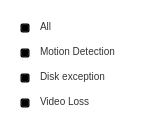
<?xml version="1.0" encoding="UTF-8"?>
<ui version="4.0">
 <class>AlarmTypeMenu</class>
 <widget class="QDialog" name="AlarmTypeMenu">
  <property name="geometry">
   <rect>
    <x>0</x>
    <y>0</y>
    <width>155</width>
    <height>121</height>
   </rect>
  </property>
  <property name="windowTitle">
   <string>Dialog</string>
  </property>
  <property name="styleSheet">
   <string notr="true">QWidget{
background-color: transparent;
border-image: url(:/images/popmenuBg.png);}
QPushButton{border-image: url(:/images/device_unselect.png);}       
QPushButton:checked{border-image: url(:/images/device_select.png);}
QLabel{
color:#333333;
font-family: &quot;Microsoft YaHei&quot;;
font-size: 10px ;
border-image:none
}</string>
  </property>
  <widget class="QPushButton" name="pushButton_select1_5">
   <property name="geometry">
    <rect>
     <x>20</x>
     <y>98</y>
     <width>10</width>
     <height>10</height>
    </rect>
   </property>
   <property name="focusPolicy">
    <enum>Qt::NoFocus</enum>
   </property>
   <property name="text">
    <string/>
   </property>
   <property name="checkable">
    <bool>true</bool>
   </property>
   <property name="checked">
    <bool>true</bool>
   </property>
  </widget>
  <widget class="QPushButton" name="pushButton_allselect_2">
   <property name="geometry">
    <rect>
     <x>20</x>
     <y>23</y>
     <width>10</width>
     <height>10</height>
    </rect>
   </property>
   <property name="focusPolicy">
    <enum>Qt::NoFocus</enum>
   </property>
   <property name="text">
    <string/>
   </property>
   <property name="checkable">
    <bool>true</bool>
   </property>
   <property name="checked">
    <bool>true</bool>
   </property>
  </widget>
  <widget class="QLabel" name="label_6">
   <property name="geometry">
    <rect>
     <x>40</x>
     <y>70</y>
     <width>101</width>
     <height>13</height>
    </rect>
   </property>
   <property name="text">
    <string>Disk exception</string>
   </property>
  </widget>
  <widget class="QLabel" name="label_7">
   <property name="geometry">
    <rect>
     <x>40</x>
     <y>20</y>
     <width>54</width>
     <height>13</height>
    </rect>
   </property>
   <property name="text">
    <string>All</string>
   </property>
  </widget>
  <widget class="QLabel" name="label_8">
   <property name="geometry">
    <rect>
     <x>40</x>
     <y>95</y>
     <width>91</width>
     <height>13</height>
    </rect>
   </property>
   <property name="styleSheet">
    <string notr="true"/>
   </property>
   <property name="text">
    <string>Video Loss</string>
   </property>
  </widget>
  <widget class="QPushButton" name="pushButton_select1_6">
   <property name="geometry">
    <rect>
     <x>20</x>
     <y>48</y>
     <width>10</width>
     <height>10</height>
    </rect>
   </property>
   <property name="focusPolicy">
    <enum>Qt::NoFocus</enum>
   </property>
   <property name="text">
    <string/>
   </property>
   <property name="checkable">
    <bool>true</bool>
   </property>
   <property name="checked">
    <bool>true</bool>
   </property>
  </widget>
  <widget class="QPushButton" name="pushButton_select1_7">
   <property name="geometry">
    <rect>
     <x>20</x>
     <y>73</y>
     <width>10</width>
     <height>10</height>
    </rect>
   </property>
   <property name="focusPolicy">
    <enum>Qt::NoFocus</enum>
   </property>
   <property name="text">
    <string/>
   </property>
   <property name="checkable">
    <bool>true</bool>
   </property>
   <property name="checked">
    <bool>true</bool>
   </property>
  </widget>
  <widget class="QLabel" name="label_9">
   <property name="geometry">
    <rect>
     <x>40</x>
     <y>45</y>
     <width>101</width>
     <height>13</height>
    </rect>
   </property>
   <property name="text">
    <string>Motion Detection</string>
   </property>
  </widget>
 </widget>
 <resources/>
 <connections/>
</ui>
